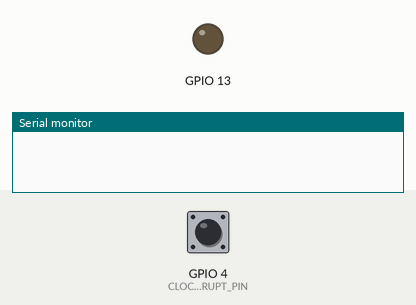
Recording of a sketch running on a simulated ESP32. Shown: output pins drawn as LEDs (lit = HIGH), the last lines printed to the serial monitor. Inputs (shaded band) come from the test bench; at power-on: GPIO 4 (CLOCK_INTERRUPT_PIN) HIGH. The local clock reads 2024-03-15 10:24:30 at power-on unless the sketch sets it. At 8.6 s the program puts the board to deep sleep or switches it off; the recording ends there.

Above: at 0.0 s.
At 3.6 s:
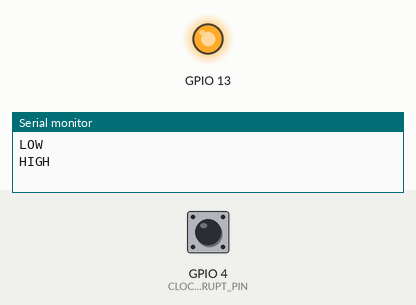
Timing chart, 0 to 7.5 s (numbered marks = the images above):
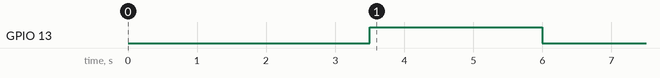

The sketch:

wakeup_rtc.ino
```cpp
/* Example implementation of an alarm using DS3231
 *
 * VCC and GND of RTC should be connected to some power source
 * SDA, SCL of RTC should be connected to SDA, SCL of arduino
 * SQW should be connected to CLOCK_INTERRUPT_PIN
 * CLOCK_INTERRUPT_PIN needs to work with interrupts
 */

#include <RTClib.h>
// #include <Wire.h>

RTC_DS3231 rtc;

// the pin that is connected to SQW
#define CLOCK_INTERRUPT_PIN 4

RTC_DATA_ATTR int bootCount = 0;


void print_wakeup_reason(){
  esp_sleep_wakeup_cause_t wakeup_reason;

  wakeup_reason = esp_sleep_get_wakeup_cause();

  switch(wakeup_reason)
  {
    case ESP_SLEEP_WAKEUP_EXT0 : Serial.println("Wakeup caused by external signal using RTC_IO"); break;
    case ESP_SLEEP_WAKEUP_EXT1 : Serial.println("Wakeup caused by external signal using RTC_CNTL"); break;
    case ESP_SLEEP_WAKEUP_TIMER : Serial.println("Wakeup caused by timer"); break;
    case ESP_SLEEP_WAKEUP_TOUCHPAD : Serial.println("Wakeup caused by touchpad"); break;
    case ESP_SLEEP_WAKEUP_ULP : Serial.println("Wakeup caused by ULP program"); break;
    default : Serial.printf("Wakeup was not caused by deep sleep: %d\n",wakeup_reason); break;
  }
}

void setup() {
    Serial.begin(9600);

    delay(1000); //Take some time to open up the Serial Monitor

    pinMode(13,OUTPUT);

    Serial.println("LOW");
    digitalWrite(13,LOW);
    delay(2500);

    Serial.println("HIGH");
    digitalWrite(13,HIGH);
    delay(2500);

    Serial.println("LOW");
    digitalWrite(13,LOW);
    delay(2500);


    //Increment boot number and print it every reboot
    ++bootCount;
    Serial.println("Boot number: " + String(bootCount));

    //Print the wakeup reason for ESP32
    print_wakeup_reason();

    // initializing the rtc
    if(!rtc.begin()) {
        Serial.println("Couldn't find RTC!");
        Serial.flush();
        while (1) delay(10);
    }

    if(rtc.lostPower()) {
        // this will adjust to the date and time at compilation
        rtc.adjust(DateTime(F(__DATE__), F(__TIME__)));
    }

    //we don't need the 32K Pin, so disable it
    rtc.disable32K();

    // Making it so, that the alarm will trigger an interrupt
    pinMode(CLOCK_INTERRUPT_PIN, INPUT_PULLUP);
    attachInterrupt(digitalPinToInterrupt(CLOCK_INTERRUPT_PIN), onAlarm, FALLING);

    // set alarm 1, 2 flag to false (so alarm 1, 2 didn't happen so far)
    // if not done, this easily leads to problems, as both register aren't reset on reboot/recompile
    rtc.clearAlarm(1);
    rtc.clearAlarm(2);

    // stop oscillating signals at SQW Pin
    // otherwise setAlarm1 will fail
    rtc.writeSqwPinMode(DS3231_OFF);

    // turn off alarm 2 (in case it isn't off already)
    // again, this isn't done at reboot, so a previously set alarm could easily go overlooked
    rtc.disableAlarm(2);

    char date[10] = "hh:mm:ss";
    rtc.now().toString(date);
    Serial.print("now: ");
    Serial.println(date);

    DateTime now = rtc.now();
    DateTime wakeup_time = DateTime(now.year(), now.month(), now.day(), now.hour()+1, now.minute()+1, 0);
    Serial.print("alarm time: ");
    Serial.print(wakeup_time.year(), DEC);
    Serial.print('/');
    Serial.print(wakeup_time.month(), DEC);
    Serial.print('/');
    Serial.print(wakeup_time.day(), DEC);
    Serial.print(" ");
    Serial.print(wakeup_time.hour(), DEC);
    Serial.print(':');
    Serial.print(wakeup_time.minute(), DEC);
    Serial.print(':');
    Serial.print(wakeup_time.second(), DEC);
    Serial.println();

//    // schedule an alarm on *0 minute
//    if(!rtc.setAlarm1(
//            wakeup_time,
//            DS3231_A1_Minute // this mode triggers the alarm when the seconds match. See Doxygen for other options
//    )) {
//        Serial.println("Error, alarm wasn't set!");
//    }else {
//        Serial.println("Alarm set");
//    }

    // schedule an alarm 10 seconds in the future
    if(!rtc.setAlarm1(
            rtc.now() + TimeSpan(10),
            DS3231_A1_Second // this mode triggers the alarm when the seconds match. See Doxygen for other options
    )) {
        Serial.println("Error, alarm wasn't set!");
    }else {
        Serial.println("Alarm will happen in 10 seconds!");
    }

          /*
      First we configure the wake up source
      We set our ESP32 to wake up for an external trigger.
      There are two types for ESP32, ext0 and ext1 .
      ext0 uses RTC_IO to wakeup thus requires RTC peripherals
      to be on while ext1 uses RTC Controller so doesnt need
      peripherals to be powered on.
      Note that using internal pullups/pulldowns also requires
      RTC peripherals to be turned on.
      */
      esp_sleep_enable_ext0_wakeup(GPIO_NUM_4,0); //1 = High, 0 = Low

      //If you were to use ext1, you would use it like
      //esp_sleep_enable_ext1_wakeup(BUTTON_PIN_BITMASK,ESP_EXT1_WAKEUP_ANY_HIGH);

      //Go to sleep now
      Serial.println("Going to sleep now");
      esp_deep_sleep_start();
      // esp_light_sleep_start();
      Serial.println("This will never be printed");
}

void loop() {
//    // print current time
//    char date[10] = "hh:mm:ss";
//    rtc.now().toString(date);
//    Serial.print(date);
//
//    // the stored alarm value + mode
//    DateTime alarm1 = rtc.getAlarm1();
//    Ds3231Alarm1Mode alarm1mode = rtc.getAlarm1Mode();
//    char alarm1Date[12] = "DD hh:mm:ss";
//    alarm1.toString(alarm1Date);
//    Serial.print(" [Alarm1: ");
//    Serial.print(alarm1Date);
//    Serial.print(", Mode: ");
//    switch (alarm1mode) {
//      case DS3231_A1_PerSecond: Serial.print("PerSecond"); break;
//      case DS3231_A1_Second: Serial.print("Second"); break;
//      case DS3231_A1_Minute: Serial.print("Minute"); break;
//      case DS3231_A1_Hour: Serial.print("Hour"); break;
//      case DS3231_A1_Date: Serial.print("Date"); break;
//      case DS3231_A1_Day: Serial.print("Day"); break;
//    }
//
//    // the value at SQW-Pin (because of pullup 1 means no alarm)
//    Serial.print("] SQW: ");
//    Serial.print(digitalRead(CLOCK_INTERRUPT_PIN));
//
//    // whether a alarm fired
//    Serial.print(" Fired: ");
//    Serial.print(rtc.alarmFired(1));
//
//    // Serial.print(" Alarm2: ");
//    // Serial.println(rtc.alarmFired(2));
//    // control register values (see https://datasheets.maximintegrated.com/en/ds/DS3231.pdf page 13)
//    // Serial.print(" Control: 0b");
//    // Serial.println(read_i2c_register(DS3231_ADDRESS, DS3231_CONTROL), BIN);
//
//    // resetting SQW and alarm 1 flag
//    // using setAlarm1, the next alarm could now be configurated
//    if (rtc.alarmFired(1)) {
//        rtc.clearAlarm(1);
//        Serial.print(" - Alarm cleared");
//    }
//    Serial.println();
//
//    delay(2000);
}

void onAlarm() {
    Serial.println("Alarm occured!");
}
```

Measured:
- by itself, GPIO 13: LOW → HIGH at 3.5 s, → LOW 2.5 s later
